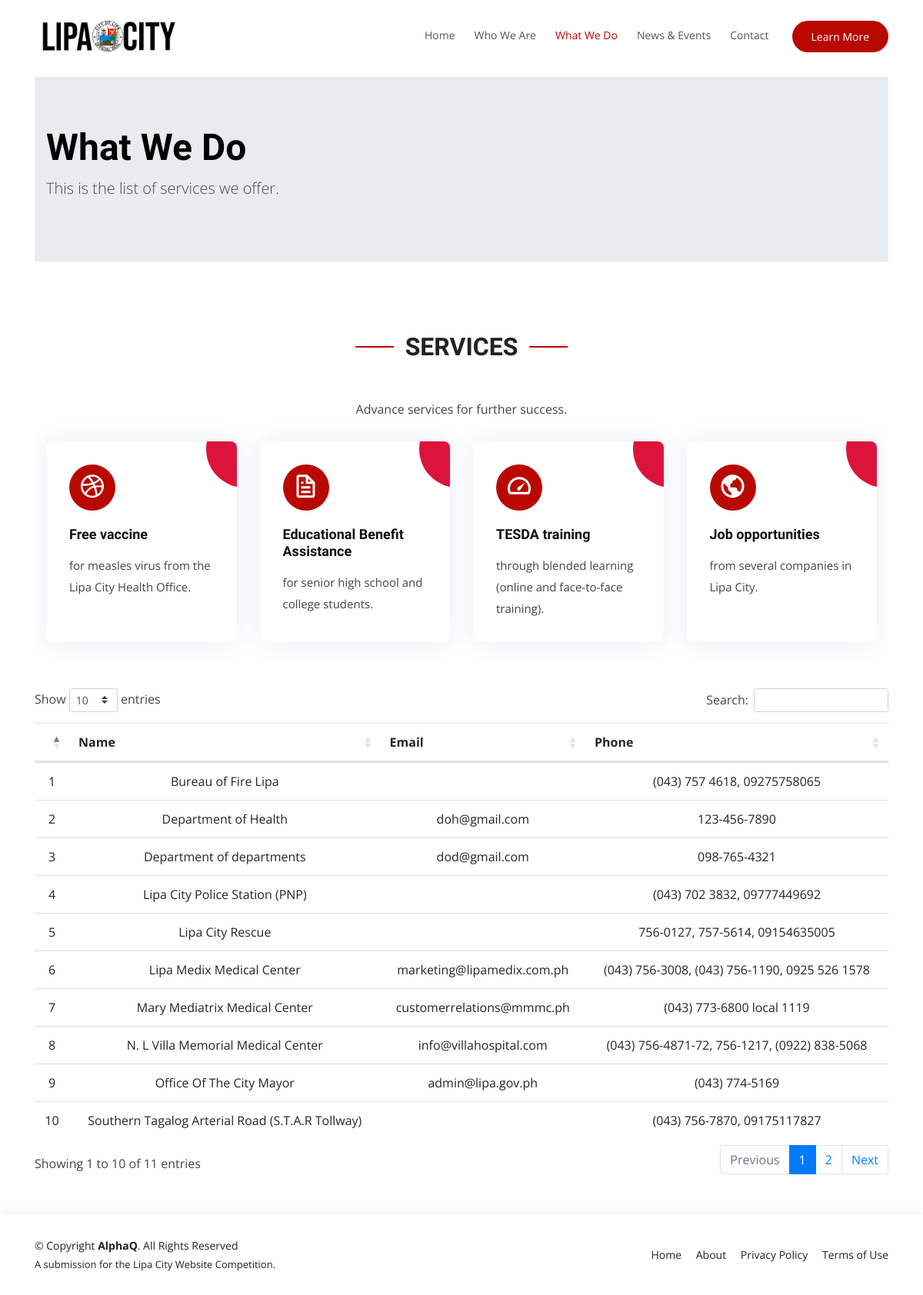
/what_we_do/, run on the app's committed database.
### pages/models.py (models this page shows, shortened)
class Service(models.Model):
    name = models.TextField(max_length=200)
    telephone = models.TextField('Telephone')
    email = models.EmailField(blank=True)

### pages/views.py (the view)
# urls.py: path('what_we_do/', views.ServicesListView.as_view(), name='service_list'),
class ServicesListView(ListView):
    model = Service
    def get_queryset(self):
        return Service.objects.all().order_by('name')
    def get_context_data(self, **kwargs):
        context = super().get_context_data(**kwargs)
        context['page_title'] = 'What We Do'
        return context

### pages/templates/pages/service_list.html
{% extends 'base.html' %}
{% block content %}
<div class="container lipa-content">
  <div class="jumbotron jumbotron-fluid">
    <div class="container">
      <h1 class="display-4">What We Do</h1>
      <p class="lead">This is the list of services we offer.</p>
    </div>
  </div>
  <section id="services" class="services">
    <div class="container">
      <div class="section-title" data-aos="fade-up">
        <h2>Services</h2>
        <p>Advance services for further success.</p>
      </div>
      <div class="row">
        <div class="col-md-6 col-lg-3 d-flex align-items-stretch mb-5 mb-lg-0">
          <div class="icon-box" data-aos="fade-up" data-aos-delay="100">
            <div class="icon"><i class="bx bxl-dribbble"></i></div>
            <h4 class="title"><a href="">Free vaccine</a></h4>
            <p class="description">for measles virus from the Lipa City Health Office.</p>
          </div>
        </div>
        <div class="col-md-6 col-lg-3 d-flex align-items-stretch mb-5 mb-lg-0">
          <div class="icon-box" data-aos="fade-up" data-aos-delay="200">
            <div class="icon"><i class="bx bx-file"></i></div>
            <h4 class="title"><a href="">Educational Benefit Assistance</a></h4>
            <p class="description">for senior high school and college students.</p>
          </div>
        </div>
        <div class="col-md-6 col-lg-3 d-flex align-items-stretch mb-5 mb-lg-0">
          <div class="icon-box" data-aos="fade-up" data-aos-delay="300">
            <div class="icon"><i class="bx bx-tachometer"></i></div>
            <h4 class="title"><a href="">TESDA training</a></h4>
            <p class="description">through blended learning (online and face-to-face training).</p>
          </div>
        </div>
        <div class="col-md-6 col-lg-3 d-flex align-items-stretch mb-5 mb-lg-0">
          <div class="icon-box" data-aos="fade-up" data-aos-delay="400">
            <div class="icon"><i class="bx bx-world"></i></div>
            <h4 class="title"><a href="">Job opportunities</a></h4>
            <p class="description">from several companies in Lipa City.</p>
          </div>
        </div>
      </div>
    </div>
  </section>
  <div class="table-responsive services-table">
    <table class='table table-hover text-center' id='services-all'>
      <thead>
        <th> </th>
        <th>Name</th>
        <th>Email</th>
        <th>Phone</th>
      </thead>
    {% if object_list %}
        {% for service in object_list %}
        <tr>
          <td class='align-middle'>{{ forloop.counter }}</td>
          <td class='align-middle'>{{ service.name }}</td>
          <td class='align-middle'>{{ service.email }}</td>
          <td class='align-middle'>{{ service.telephone }}</td>
        </tr>
        {% endfor %}
    {% else %}
        <td>No services yet.</td>
  {% endif %}
    </table>
  </div>
</div>
{% endblock %}

### static/assets/css/style.css (style rules this page uses)
body { font-family: "Open Sans", sans-serif; color: #444444; }
a { color: #B80800; }
h1, h2, h3, h4, h5, h6 { font-family: "Raleway", sans-serif; }
.lipa-content { width: 100%; height: 100%; margin-top: 100px; }
.lipa-content h1 { margin: 0 0 10px 0; font-size: 48px; font-weight: 700; line-height: 56px; color: black; }
.lipa-content h2 { color: #484848; margin-bottom: 50px; font-size: 24px; }
@media (min-width: 1024px) { .lipa-content { background-attachment: fixed; } }
.lipa-content div.services-table { margin-bottom: 50px; }
section { padding: 60px 0; overflow: hidden; }
.section-title { text-align: center; padding-bottom: 30px; }
.section-title h2 { font-size: 32px; font-weight: bold; text-transform: uppercase; position: relative; color: #222222; }
.section-title h2::before, .section-title h2::after { content: ''; width: 50px; height: 2px; background: #B80800; display: inline-block; }
.section-title h2::before { margin: 0 15px 10px 0; }
.section-title h2::after { margin: 0 0 10px 15px; }
.section-title p { margin: 15px 0 0 0; }
.services .icon-box { padding: 30px; position: relative; overflow: hidden; background: #fff; box-shadow: 0 0 29px 0 rgba(68, 88, 144, 0.12); transition: all 0.3s ease-in-out; border-radius: 8px; z-index: 1; }
.services .icon-box::before { content: ''; position: absolute; background: #DC143C; right: -60px; top: -40px; width: 100px; height: 100px; border-radius: 50px; transition: all 0.3s; z-index: -1; }
.services .icon { margin: 0 auto 20px auto; padding-top: 10px; display: inline-block; text-align: center; border-radius: 50%; width: 60px; height: 60px; background: #B80800; transition: all 0.3s ease-in-out; }
.services .icon i { font-size: 36px; line-height: 1; color: #fff; }
.services .title { font-weight: 700; margin-bottom: 15px; font-size: 18px; }
.services .title a { color: #111; }
.services .description { font-size: 15px; line-height: 28px; margin-bottom: 0; }

### data on the page
Service: name "Bureau of Fire Lipa", telephone "(043) 757 4618, 09275758065"
Service: name "Department of Health", email "doh@gmail.com", telephone "123-456-7890"
Service: name "Department of departments", email "dod@gmail.com", telephone "098-765-4321"
Service: name "Lipa City Police Station (PNP)", telephone "(043) 702 3832, 09777449692"
Service: name "Lipa City Rescue", telephone "756-0127, 757-5614, 09154635005"
Service: name "Lipa Medix Medical Center", email "marketing@lipamedix.com.ph", telephone "(043) 756-3008, (043) 756-1190, 0925 526 1578"
Service: name "Mary Mediatrix Medical Center", email "customerrelations@mmmc.ph", telephone "(043) 773-6800 local 1119"
Service: name "N. L Villa Memorial Medical Center", email "info@villahospital.com", telephone "(043) 756-4871-72, 756-1217, (0922) 838-5068"
Service: name "Office Of The City Mayor", email "admin@lipa.gov.ph", telephone "(043) 774-5169"
Service: name "Southern Tagalog Arterial Road (S.T.A.R Tollway)", telephone "(043) 756-7870, 09175117827"
